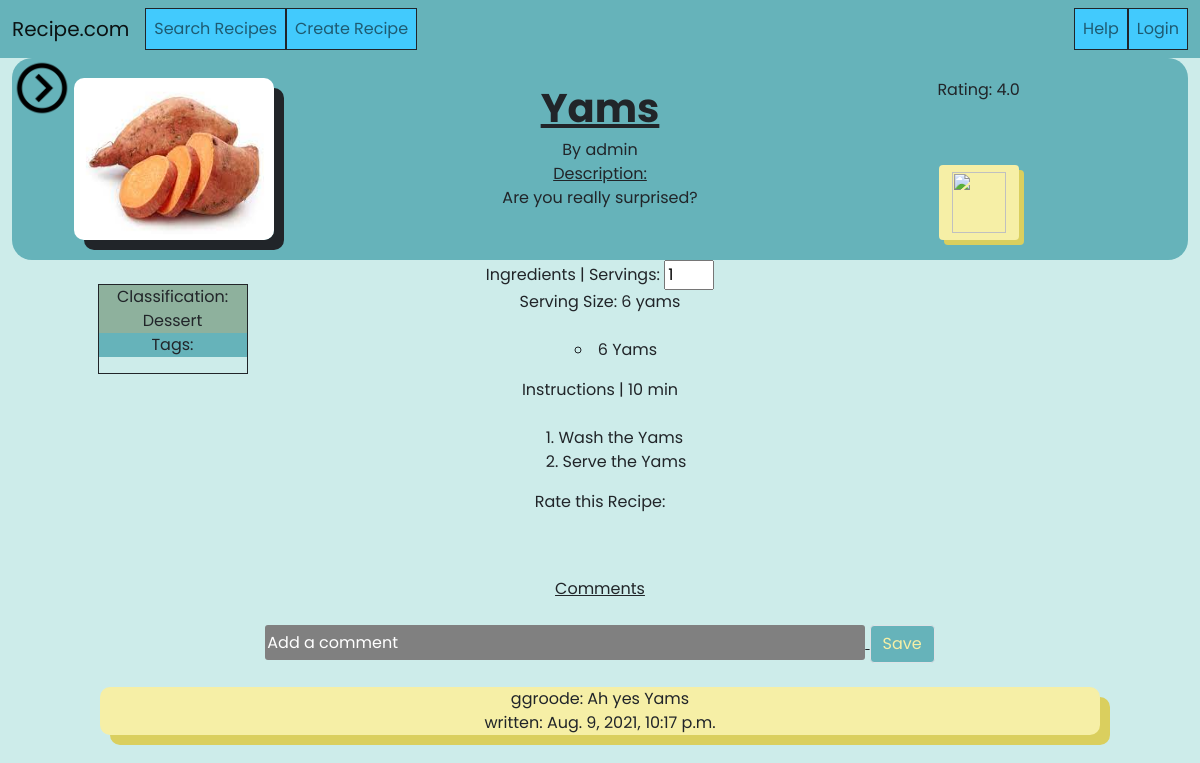
Page /recipe/4 on the earlier database version.
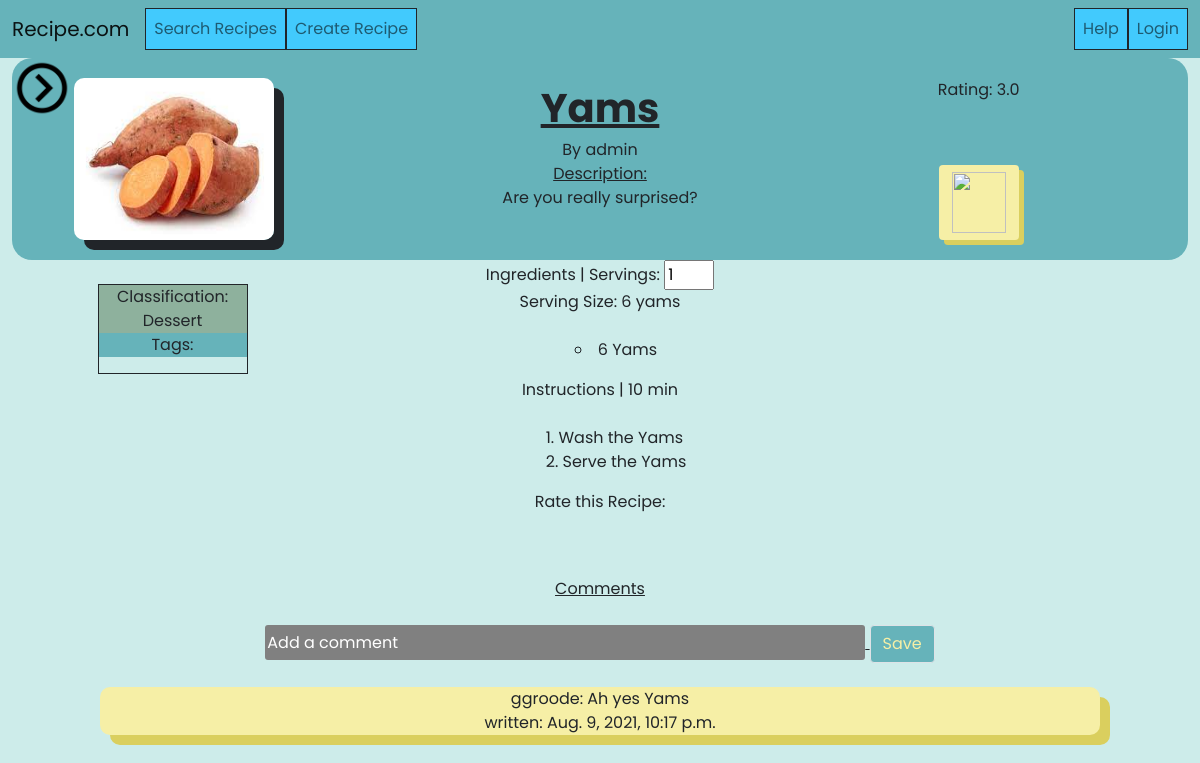
Same page on the later database version.
### recipe/models.py (models this page shows, shortened)
class Recipe(models.Model):
    class Classifications(models.TextChoices):
        DESSERT = 'de'
        ENTREE = 'en'
        SIDE = 'si'
        APPETIZER = 'ap'
        DRINK ='dr'
    name = models.CharField(max_length=50)
    description = models.CharField(max_length=250)
    cookingTime = models.IntegerField()
    image = models.ImageField()
    classification = models.CharField(max_length=2,choices=Classifications.choices,default=Classifications.ENTREE)
    servings = models.IntegerField()
    servingSize = models.CharField(max_length=50)
    author = models.ForeignKey(User,on_delete=CASCADE)
    private = models.BooleanField(default=False)
    ingredients = models.JSONField(default=dict)
    steps = models.JSONField(default=get_list)
    @property
    def tags(self):
        return [tag.name for tag in Tag.objects.filter(recipes__id=self.id)]
    @property
    def comments(self):
        return Comment.objects.filter(recipe_id=self.id)
    @property
    def rating(self):
        ratings = Rating.objects.filter(recipe_id=self.id)
        if len(ratings)==0:
            return 0
        totalvalue = 0
        for rate in ratings:
            totalvalue += rate.value
        return totalvalue/len(ratings)
    def ingredientsAsText(self,multiplier):
        return Recipe.ingredientsToText(self.ingredients,multiplier)
    @staticmethod
    def ingredientsToText(ingredients,multiplier):
        ingTextList=[]
        for name in ingredients.keys():
            ing = ingredients[name]
            unit,quantity = ing['unit'],ing['quantity']*multiplier
            if (quantity % 1 == 0):
                quantity = int(quantity)
            if unit in ['count','cnt']:
                if quantity == 1:
                    ingTextList.append("{} {}".format(quantity,name.capitalize()))
                else:
                    ingTextList.append("{} {}".format(quantity,pluralize(name).capitalize()))
            else:
                ingTextList.append("{} {} of {}".format(quantity,unit,pluralize(name).capitalize()))
        return ingTextList

class Rating(models.Model):
    recipe = models.ForeignKey(Recipe,on_delete=CASCADE)
    author = models.ForeignKey(User,on_delete=CASCADE)
    value = models.IntegerField(validators=[MaxValueValidator(5)]) #1,2,3,4,5

### recipe/views.py (the view)
# urls.py: path("", include("recipe.urls")),
def recipe(request,id):
    test = request.GET.get("test",1)
    recipe = Recipe.objects.get(id=id)
    return render(request,'recipe/recipe.html',context={'id':id,'recipe':recipe,'test':test,'classifications':Recipe.Classifications})

### recipe/models.py (called while the page is built)
def pluralize(noun):
    if re.search('[sxz]$', noun):
         return re.sub('$', 'es', noun)
    elif re.search('[^aeioudgkprt]h$', noun):
        return re.sub('$', 'es', noun)
    elif re.search('[aeiou]y$', noun):
        return re.sub('y$', 'ies', noun)
    else:
        return noun + 's'

### recipe/templatetags/app_filters.py (called while the page is built)
@register.filter(name="get_right_ingredients")
def get_right_ingredients(obj, multiplier):
    return obj.ingredientsAsText(multiplier)

@register.filter(name="get_rating")
def get_rating(user, id):
    if user.is_authenticated:
        r = Rating.objects.filter(author=user,recipe__id=id).first()
        if r:
            return r.value
    return 0

### recipe/templates/recipe/recipe.html (shortened to what the changed rows need)
{% extends 'recipe/base.html' %}
{% load static %}
{% load app_filters %}
{% block style %}
        <link rel="stylesheet" type="text/css" href="{% static 'recipe/css/recipe.css' %}" />
{% endblock style %}
{% block content %}
    <div id="main">
        <div id="top_display">
            <div class="container">
                <div class="row">
                    <div class="col-md-3" align="center">
                        <div style="max-width:200px; max-height:150px;" id="imagerec">
                            <img id="image" style="width:100%; height:100%" src='{{recipe.image.url}}'>
                        </div>
                    </div>
                    <div id ="name_and_desc" class="col-md-6">
                        <div id="name">
                            {{recipe.name}}
                        </div>
                        <div id="author">
                            By {{recipe.author}}
                        </div>
                        <div id="desc">
                            <div id="description">
                            </div>
                            {{recipe.description}}
                        </div>
                    </div>
                    <div class="col-md-2"align="center">
                        <div id="rightbox">
                            <div id="rating">
                                Rating: {{recipe.rating}}
                            </div>
                            <div id="ratingstars">
                            {% with recipe.rating as rating %}
                                {% include 'recipe/rating.html' %}
                            {% endwith %}
                            </div>
                        </div>
                    </div>
                </div>
            </div>
        </div>
        <div class="container">
            <div class="row">
                <div class="col-md-3" align="center">
                    <br>
                    <div id="leftbox" class='border border-dark'>
                </div>
            </div>
                <div id = "middlecol" class="col-md-6">
                    Ingredients | Servings: <input id="servings" type="number" value={{recipe.servings}} defaultvalue={{recipe.servings}} min=0>
                    <br> Serving Size: {{recipe.servingSize}}
                    <div id="inglist">
                        <br>
                        <ul id="ininlist" type="circle">
                        {% for ingredient in recipe|get_right_ingredients:1 %}
                            <li>
                            {{ingredient}}
                            </li>
                        {% endfor %}
                        </ul>
                    </div>
                    Instructions | {{recipe.cookingTime}} min <br><br>
                    <ol id="instlist" type="1">
                    {% for instruction in recipe.steps %}
                        <li>{{instruction}}</li>
                    {% endfor %}
                    </ol>
                    <br>
                    Rate this Recipe: <br>
                    {% with 'input' as rating %}
                        {% include 'recipe/rating.html' %}
                    {% endwith %}
                </div>
            </div>
        </div>
    </div>
{% endblock content %}

Differences in the rows shown:
changed through a linked row, Recipe "6 Yams": rating "4.0" → "3.0"
